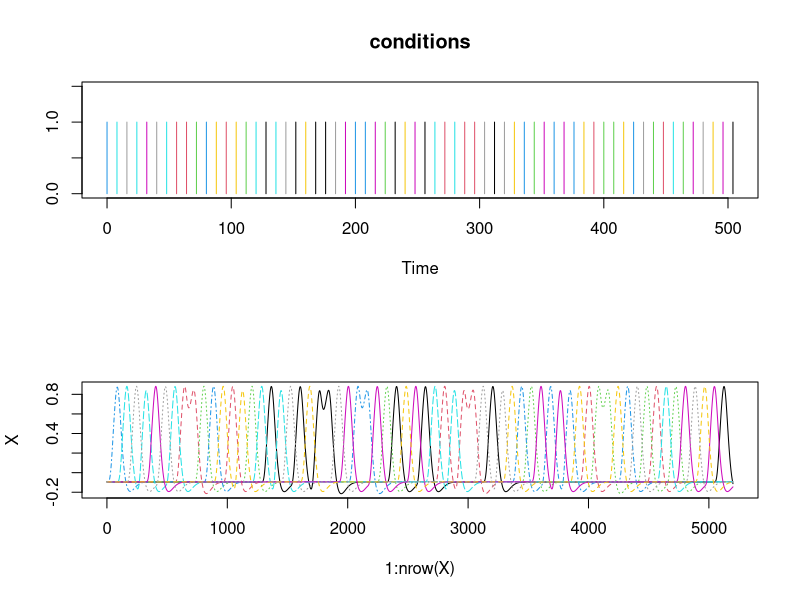
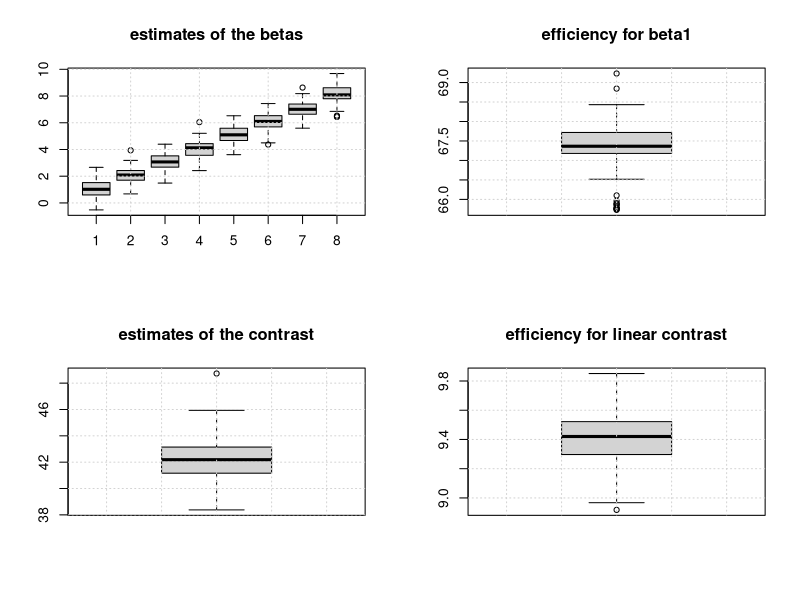
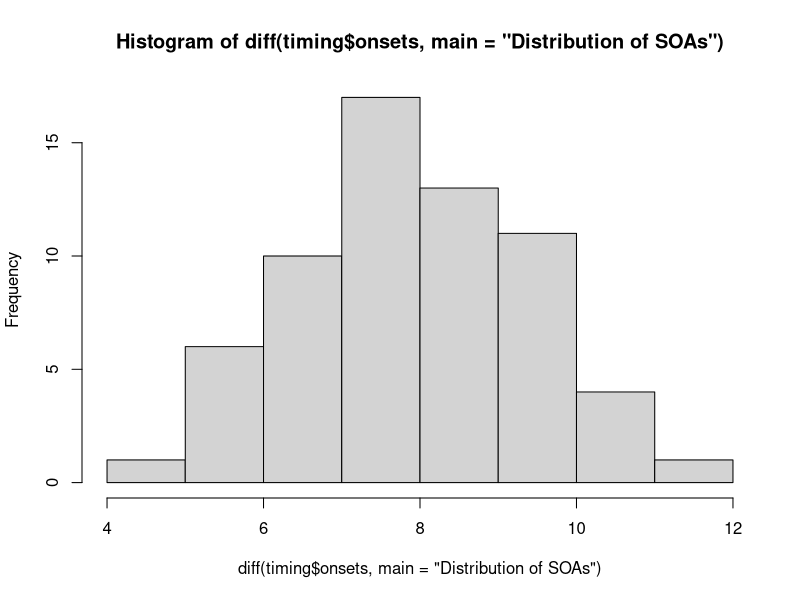
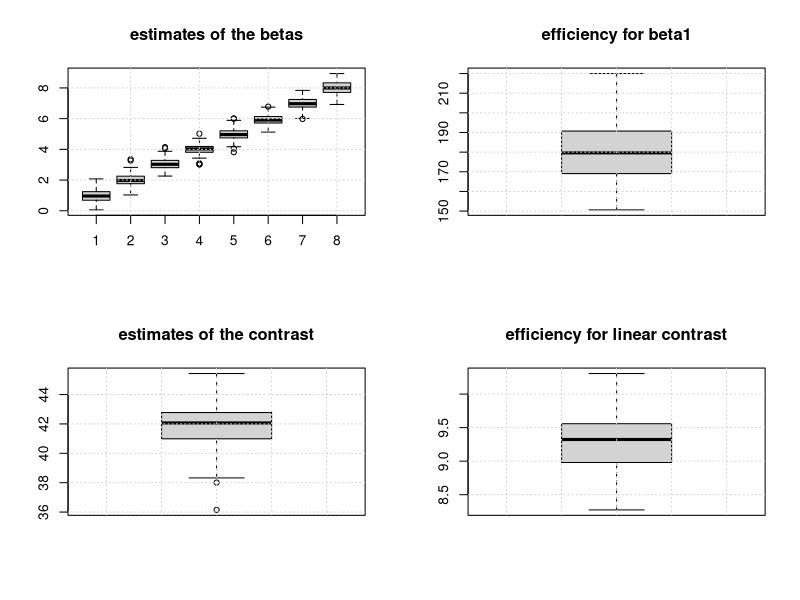
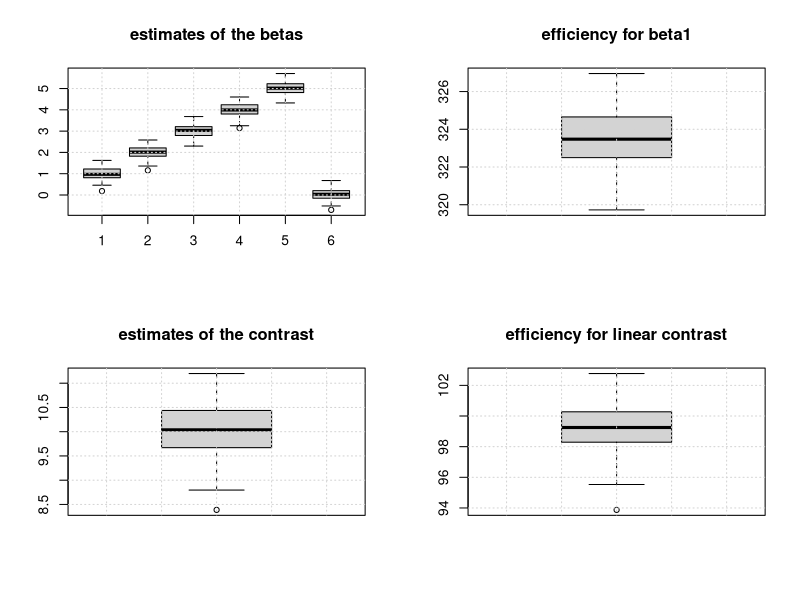
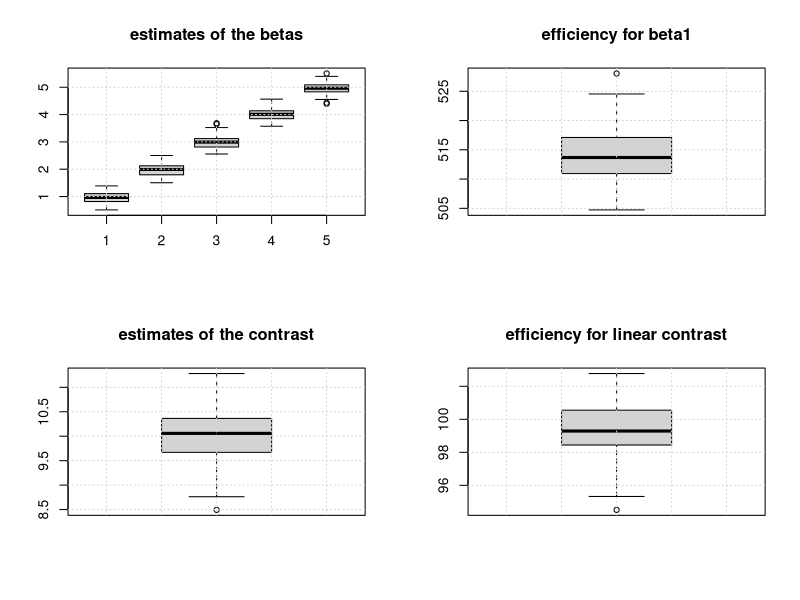

Reproduce these figures in R, in order.
## ---- chunk 1
rm(list=ls())
require(MASS) # for 'ginv'

# misc. useful functions

ihrf <- scan('hrf.dat') # hrf sampled at 10Hz

dirac.comb <- function(onsets, durations, total.duration, sampling.rate=10)
  # given vectors 'onsets' and 'durations' in secs, generate an indicator variable
  # sampled at 10Hz
{
  stopifnot((length(onsets)==length(durations)) | (length(durations)==1))
  if (length(durations)==1) durations<-rep(durations, length(onsets))
  onsets <- ifelse(onsets<0, 0, onsets)
  size <- (total.duration)*sampling.rate
  u <- numeric(size)
  for (i in 1:length(onsets)) 
  {
    i1 <- round(sampling.rate*onsets[i])
    i2 <- round(sampling.rate*(onsets[i]+durations[i]))
    i1 <- min(i1, size)
    i2 <- min(i2, size)
    u[i1:i2] <- 1.0
  }
  u[1:size]
}

hrf <- function(onsets, durations, total.duration, TR=1)
  # convolution of a time series (defined by onsets & durations of 'boxcar' events) by impulse hrf
{
  stopifnot(TR==1) # undersampling not yet implemented
  if (!exists("ihrf")) 
    ihrf <- scan('hrf.dat') # hrf sampled at 10Hz
  x2 <- c(rep(0, length(ihrf)), dirac.comb(onsets, durations, total.duration))
  x3 <- stats::filter(x2, ihrf, sides=1)
  x4 <- x3[-(1:length(ihrf))]
  x4 # here we should do some undersampling if TR>1
}

generate_paradigm_fixed_SOA <- function(ncond, trialpercond,  stimduration, SOA, totalduration)
  # stimduration and SOA in seconds
  {
  ntrials <- ncond * trialpercond
  conditions <- sample(rep(1:ncond,trialpercond))
  onsets <- (1:ntrials-1)*SOA
  durations <- rep(stimduration, ntrials)
  timing <- data.frame(onsets, conditions, durations)
  timing
  }

generate_paradigm_fixed_SOA_adding_silences <- function(ncond, trialpercond,  stimduration, SOA, totalduration0)
  {
  # we simply add one more condition 'silence'
  # this lengthens the whole duration by (1/ncond) percents!::
    timing <- generate_paradigm_fixed_SOA(ncond+1, trialpercond, stimduration, SOA, totalduration0+ trialpercond*SOA)
  # and delete it  
    timing <- subset(timing, conditions != ncond+1)
    timing
    }

generate_paradigm_varying_SOA <- function(ncond, trialpercond,  stimduration, SOA, jitter, totalduration)
  {
  timing <- generate_paradigm_fixed_SOA(ncond, trialpercond, stimduration, SOA, totalduration)
  ntrials <- nrow(timing)
  # introducing some random jittering
  timing$onsets <- abs(timing$onsets+runif(ntrials, min=-jitter/2, max=jitter/2))
  timing
  }

generate_paradigm_varying_SOA_null_events  <- function(ncond, trialpercond,  stimduration, SOA, totalduration)
  {
# insert silences. This will lengthen the whole by trialpercond*SOA
    totalsilence <- trialpercond*SOA
    totalduration <- totalduration+totalsilence
    ntrials <- ncond*trialpercond   
    silences <- runif(ntrials, 0.2,1.8) * (totalsilence / ntrials)
    silences <- silences * (totalsilence/sum(silences))
    timing$onsets <- timing$onsets+cumsum(silences)
    timing
  }

create_design_matrix <- function(timing, totalduration)
  {
  condnames <- sort(unique(timing$conditions))
  ncond <- length(condnames)
  regressor <- list()
  for (cond in 1:ncond)
    {
    select <- timing$conditions==condnames[cond]
    regressor[[cond]] <- scale(hrf(timing$onsets[select],
                                   timing$durations[select],
                                   totalduration), 
                               center=TRUE,
                               scale=FALSE)
    }
  names(regressor) <- condnames
  as.matrix(as.data.frame(regressor))
  }
## ---- chunk 2
efficiency <- function(contrast, designMat)
  # returns the efficiency of a contrast for a given design 
  # according to Henson (2007), formula 15.4 (from Dale, 1999)
  {
  sum(diag(ginv(t(contrast) %*% ginv(crossprod(designMat)) %*% contrast)))
  }
## ---- chunk 3
ncond <- 8
trialpercond <- 8
stimduration <- 6
SOA <- 8
(totalduration <- (ncond * trialpercond * SOA) + SOA)
## ---- chunk 4
timing <- generate_paradigm_fixed_SOA(ncond, trialpercond, stimduration, SOA, totalduration)

head(timing)
## ---- chunk 5
X <- create_design_matrix(timing, totalduration)
npoints <-nrow(X)

par(mfrow=c(2,1))
with(timing,
     plot(onsets,rep(1,nrow(timing)), col=conditions,
          type='h', ylim=c(0,1.5), ylab='', xlab='Time',main="conditions")
     )
matplot(1:nrow(X),X,type='l',col=1:ncond)
## ---- chunk 6

simulations <- function(nsim, listofcontrasts, design_generator, ...)
  {
  eff <- matrix(nrow=nsim, ncol=length(listofcontrasts))
  for (i in 1:nsim)
    {
      timing <- design_generator(...)
      X <- create_design_matrix(timing, totalduration)
      for (contrast in listofcontrasts) 
        {
        eff[i,contrast] <- efficiency(listofcontrasts[[contrast]],X)
        }
      }
  eff
  }
  
## ---- chunk 7
nsim <- 100 # number of simulations

betas <- 1:ncond # theoretical amplitudes (per condition)

con <- betas-mean(betas) # contrast of interest
con %*% betas # value of the contrast to be estimated

estimates <- matrix(nrow=nsim, ncol=ncond) 
estimatese <- matrix(nrow=nsim, ncol=ncond) 

conestimates <- numeric(nsim)
eff <- numeric(nsim)
beta1eff <- numeric(nsim)

for (sim in 1:nsim)
{
    timing <- generate_paradigm_fixed_SOA(ncond, trialpercond, stimduration, SOA, totalduration)
    X <- create_design_matrix(timing, totalduration)
    eff[sim] <- efficiency(con, X)
    beta1eff[sim] <- efficiency(c(1,rep(0,length(betas)-1)),X)    
    y0 <- X %*% betas 
    noise <- 5*scale(rnorm(npoints))
    y <- y0 + noise
    summarylmmod <- summary(lm(y~X))
    estimates[sim,] <- summarylmmod$coefficients[-1,1]
    estimatese[sim,] <- summarylmmod$coefficients[-1,2]
    conestimates[sim] <- con %*% estimates[sim,]
}
## ---- chunk 8
summary(lm(y~X))
## ---- chunk 9
summary(estimates)
summary(estimatese)
## ---- chunk 10
par(mfrow=c(2,2))
# distributions of estimates of individual betas
boxplot(estimates, main='estimates of the betas')
grid()
boxplot(beta1eff, main='efficiency for beta1')
grid()

# distribution of estimate of the contrasts
boxplot(conestimates, main='estimates of the contrast')
grid()
boxplot(eff, main='efficiency for linear contrast')
grid()

## ---- chunk 11
mean(apply(estimates,2,sd))
## ---- chunk 12
timing <- generate_paradigm_fixed_SOA(ncond, trialpercond, stimduration, SOA, totalduration)
ntrials <- nrow(timing)
jitter <- 4
timing$onsets <- abs(timing$onsets+runif(ntrials,min=-jitter/2, max=jitter/2))
head(timing)
par(mfcol=c(1,1))
hist(diff(timing$onsets, main='Distribution of SOAs'))
## ---- chunk 13

## ---- chunk 14
nsim <- 100 # number of simulations
betas <- 1:ncond # theoretical amplitudes (per condition)
con <- betas - mean(betas)
con %*% betas # value of the contrast to be estimated

estimates <- matrix(nrow=nsim, ncol=ncond) 
estimatese <- matrix(nrow=nsim, ncol=ncond) 

eff <- numeric(nsim)
for (sim in 1:nsim)
{
    timing <- generate_paradigm_fixed_SOA(ncond, trialpercond, stimduration, SOA, totalduration)
    ntrials <- nrow(timing)
    # introducing some random jittering
    timing$onsets <- abs(timing$onsets+runif(ntrials, min=-jitter/2, max=jitter/2))
    X <- create_design_matrix(timing, totalduration)
    eff[sim] <- efficiency(con, X)
    beta1eff[sim] <- efficiency(c(1,rep(0,length(betas)-1)),X)  
    y0 <- X %*% betas 
    noise <- 5*scale(rnorm(npoints))
    y <- y0 + noise
    summarylmmod <- summary(lm(y~X))
    estimates[sim,] <- summarylmmod$coefficients[-1,1]
    estimatese[sim,] <- summarylmmod$coefficients[-1,2]
    
    conestimates[sim] <- con %*% estimates[sim,]
}
## ---- chunk 15

## ---- chunk 16

## ---- chunk 17
par(mfrow=c(2,2))
# distributions of estimates of individual betas
boxplot(estimates, main='estimates of the betas')
grid()
boxplot(beta1eff, main='efficiency for beta1')
grid()

# distribution of estimate of the contrasts
boxplot(conestimates, main='estimates of the contrast')
grid()
boxplot(eff, main='efficiency for linear contrast')
grid()

## ---- chunk 18
mean(apply(estimates,2,sd))
## ---- chunk 19
ncond <- 6
trialpercond <- 20
stimduration <- 6
SOA <- 10
(totalduration <- (ncond * trialpercond * SOA) + SOA)


nsim <- 100 # number of simulations
betas <- c(1:5,0)  # theoretical amplitudes (per condition)

con <- c((1:5)-mean(1:5),0)  # contrast of interest
con %*% betas # value of the contrast to be estimated

estimates <- matrix(nrow=nsim, ncol=ncond) 
estimatese <- matrix(nrow=nsim, ncol=ncond) 
conestimates <- numeric(nsim)
eff <- numeric(nsim)
beta1eff <- numeric(nsim)

for (sim in 1:nsim)
{
    timing <- generate_paradigm_fixed_SOA(ncond, trialpercond, stimduration, SOA, totalduration)
    X <- create_design_matrix(timing, totalduration)
    eff[sim] <- efficiency(con, X)
    beta1eff[sim] <- efficiency(c(1,rep(0,length(betas)-1)),X)    
    y0 <- X %*% betas 
    noise <- 5*scale(rnorm(length(y0)))
    y <- y0 + noise
    summarylmmod <- summary(lm(y~X))
    estimates[sim,] <- summarylmmod$coefficients[-1,1]
    estimatese[sim,] <- summarylmmod$coefficients[-1,2]
    conestimates[sim] <- con %*% estimates[sim,]
}
## ---- chunk 20

## ---- chunk 21

## ---- chunk 22
par(mfrow=c(2,2))
# distributions of estimates of individual betas
boxplot(estimates, main='estimates of the betas')
grid()
boxplot(beta1eff, main='efficiency for beta1')
grid()

# distribution of estimate of the contrasts
boxplot(conestimates, main='estimates of the contrast')
grid()
boxplot(eff, main='efficiency for linear contrast')
grid()

## ---- chunk 23
mean(apply(estimates,2,sd))
## ---- chunk 24
ncond <- 5
trialpercond <- 20
stimduration <- 6
SOA <- 10
(totalduration0 <- (ncond * trialpercond * SOA) + SOA)

betas <- 1:ncond
con <- betas-mean(betas) # contrast of interest
con %*% betas # value of the contrast to be estimated

nsim <- 100
estimates <- matrix(nrow=nsim, ncol=ncond) 
estimatese <- matrix(nrow=nsim, ncol=ncond) 
conestimates <- numeric(nsim)
eff <- numeric(nsim)
beta1eff <- numeric(nsim)

for (sim in 1:nsim)
{
    timing <- generate_paradigm_fixed_SOA(ncond, trialpercond, stimduration, SOA, totalduration0)
# insert silences
    totalsilence <- trialpercond*SOA
    totalduration <- totalduration0+totalsilence
    ntrials <- ncond*trialpercond   
    silences <- runif(ntrials, 0.2,1.8) * (totalsilence / ntrials)
    silences <- silences * (totalsilence/sum(silences))
    timing$onsets <- timing$onsets+cumsum(silences)
      
    X <- create_design_matrix(timing, totalduration)
    eff[sim] <- efficiency(con, X)
    beta1eff[sim] <- efficiency(c(1,rep(0,length(betas)-1)),X)    
    y0 <- X %*% betas 
    noise <- 5*scale(rnorm(length(y0)))
    y <- y0 + noise
    summarylmmod <- summary(lm(y~X))
    estimates[sim,] <- summarylmmod$coefficients[-1,1]
    estimatese[sim,] <- summarylmmod$coefficients[-1,2]
    conestimates[sim] <- con %*% estimates[sim,]
}
## ---- chunk 25

## ---- chunk 26

## ---- chunk 27
par(mfrow=c(2,2))
# distributions of estimates of individual betas
boxplot(estimates, main='estimates of the betas')
grid()
boxplot(beta1eff, main='efficiency for beta1')
grid()
mean(apply(estimates,2,sd))

# distribution of estimate of the contrasts
boxplot(conestimates, main='estimates of the contrast')
grid()
boxplot(eff, main='efficiency for linear contrast')
grid()

